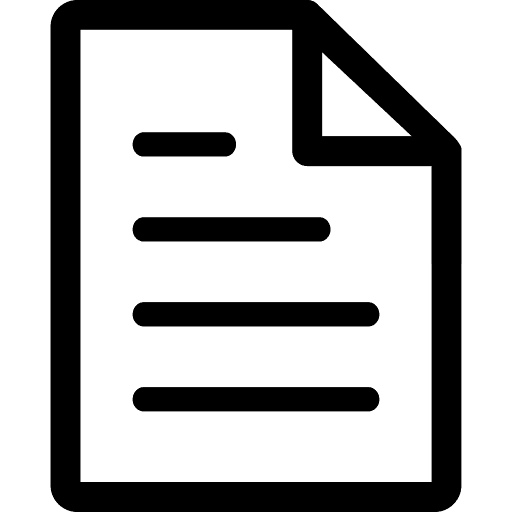
#> input picture SeedMask_Firmware/assets/uxwing_paper_icon_source.png, 512 x 512 px
$ python gen_crypto_new_account_icon.py
#> lines starting #> are read from the running program, lines starting #| are printed output that depends on the picture; after the words box and inside, x2 and y2 are one past the last pixel; in counts of white or black regions, pixels touching at a corner belong together
#!/usr/bin/env python3
"""New account: two stacked UXWing papers → RGB565.

Same quality path as Export xPub/kPub:
  - full UXWing strokes
  - LANCZOS scale (keeps soft edges)
  - only snap near-black → black, chroma → transparent
  - NO flat fill quantization (that made it look broken/pixelated)

back=blue, front=white
Source: https://uxwing.com/paper-icon/
"""
from __future__ import annotations

from collections import deque
from pathlib import Path

import numpy as np
from PIL import Image

ROOT = Path(__file__).resolve().parents[1]
SRC = ROOT / "assets" / "uxwing_paper_icon_source.png"
OUT = ROOT / "crypto_new_account_icon_rgb565.h"

OUT_W, OUT_H = 63, 76
CHROMA = 0xF81F
CHROMA_RGB = (255, 0, 255)
BLACK_RGB = (0, 0, 0)
BACK_FILL = (65, 179, 231)
FRONT_FILL = (255, 255, 255)


def rgb888_to_rgb565(r: int, g: int, b: int) -> int:
    return ((r & 0xF8) << 8) | ((g & 0xFC) << 3) | (b >> 3)


def flood_exterior(ink):
    h, w = len(ink), len(ink[0])
    ext = [[False] * w for _ in range(h)]
    q = deque()
    for x in range(w):
        for y in (0, h - 1):
            if not ink[y][x] and not ext[y][x]:
                ext[y][x] = True
                q.append((x, y))
    for y in range(h):
        for x in (0, w - 1):
            if not ink[y][x] and not ext[y][x]:
                ext[y][x] = True
                q.append((x, y))
    while q:
        x, y = q.popleft()
        for dx, dy in ((0, 1), (0, -1), (1, 0), (-1, 0)):
            nx, ny = x + dx, y + dy
            if 0 <= nx < w and 0 <= ny < h and not ink[ny][nx] and not ext[ny][nx]:
                ext[ny][nx] = True
                q.append((nx, ny))
    return ext


def build_document_rgb(src_rgba: Image.Image, fill_rgb: tuple[int, int, int]) -> Image.Image:
    """Same as Export xPub: ink→black, interior→fill, else chroma."""
    im = src_rgba.convert("RGBA")
    w, h = im.size
    px = im.load()
    ink = [[False] * w for _ in range(h)]
    for y in range(h):
        for x in range(w):
            r, g, b, a = px[x, y]
            if a > 40 and (r + g + b) < 500:
                ink[y][x] = True
    ext = flood_exterior(ink)
    out = Image.new("RGB", (w, h), CHROMA_RGB)
    for y in range(h):
        for x in range(w):
            if ink[y][x]:
                out.putpixel((x, y), BLACK_RGB)
            elif not ext[y][x]:
                out.putpixel((x, y), fill_rgb)
    return out


def crop_doc(doc_rgb: Image.Image, pad: int = 4) -> Image.Image:
    px = doc_rgb.load()
    w, h = doc_rgb.size
    xs, ys = [], []
    for y in range(h):
        for x in range(w):
            if px[x, y] != CHROMA_RGB:
                xs.append(x)
                ys.append(y)
    if not xs:
        raise SystemExit("empty document")
    x0, x1 = max(0, min(xs) - pad), min(w - 1, max(xs) + pad)
    y0, y1 = max(0, min(ys) - pad), min(h - 1, max(ys) + pad)
    return doc_rgb.crop((x0, y0, x1 + 1, y1 + 1))


def is_chroma(r: int, g: int, b: int) -> bool:
    return (r, g, b) == CHROMA_RGB or (r > 200 and b > 200 and g < 130)


def scale_doc_soft(doc_rgb: Image.Image, max_w: int, max_h: int) -> Image.Image:
    """LANCZOS like Export — keep soft edge colors (do not flatten to pure fill)."""
    dw, dh = doc_rgb.size
    scale = min(max_w / dw, max_h / dh)
    nw, nh = max(1, int(round(dw * scale))), max(1, int(round(dh * scale)))
    return doc_rgb.resize((nw, nh), Image.Resampling.LANCZOS)


def rgb_to_rgba(doc_rgb: Image.Image) -> Image.Image:
    """Chroma → transparent; near-black → pure black; keep other LANCZOS colors."""
    w, h = doc_rgb.size
    px = doc_rgb.load()
    out = Image.new("RGBA", (w, h), (0, 0, 0, 0))
    op = out.load()
    for y in range(h):
        for x in range(w):
            r, g, b = px[x, y]
            if is_chroma(r, g, b):
                continue
            if r < 45 and g < 45 and b < 45:
                op[x, y] = (0, 0, 0, 255)
            else:
                op[x, y] = (r, g, b, 255)
    return out


def resize_rgba_premultiplied(im: Image.Image, size: tuple[int, int]) -> Image.Image:
    """Smooth downscale for the final stacked icon."""
    arr = np.array(im).astype(np.float32)
    a = arr[:, :, 3:4] / 255.0
    arr[:, :, :3] *= a
    premul = Image.fromarray(np.clip(arr, 0, 255).astype(np.uint8), "RGBA")
    resized = premul.resize(size, Image.Resampling.LANCZOS)
    out = np.array(resized).astype(np.float32)
    a = out[:, :, 3:4]
    with np.errstate(divide="ignore", invalid="ignore"):
        rgb = np.where(a > 1.0, out[:, :, :3] * 255.0 / np.maximum(a, 1.0), 0.0)
    out[:, :, :3] = rgb
    out[:, :, 3] = a[:, :, 0]
    return Image.fromarray(np.clip(out, 0, 255).astype(np.uint8), "RGBA")


def build_icon() -> Image.Image:
    src = Image.open(SRC).convert("RGBA")

    # Build papers at ~2× device paper size (same idea as Export's ~38×50 paper),
    # stack on a 2× canvas, then one soft downscale → smooth like Export.
    hi_w, hi_h = OUT_W * 2, OUT_H * 2  # 126×152
    back = rgb_to_rgba(scale_doc_soft(crop_doc(build_document_rgb(src, BACK_FILL)), 88, 116))
    front = rgb_to_rgba(scale_doc_soft(crop_doc(build_document_rgb(src, FRONT_FILL)), 88, 116))

    canvas = Image.new("RGBA", (hi_w, hi_h), (0, 0, 0, 0))
    bw, bh = back.size
    fw, fh = front.size
    # Stack offset proportional to Export-style card layout.
    canvas.alpha_composite(back, (hi_w - bw - 4, 4))
    canvas.alpha_composite(front, (4, hi_h - fh - 4))

    # One high-quality downscale to device size.
    small = resize_rgba_premultiplied(canvas, (OUT_W, OUT_H))

    # Final light stroke snap only (Export-style), keep soft fill edges.
    w, h = small.size
    px = small.load()
    out = Image.new("RGBA", (w, h), (0, 0, 0, 0))
    op = out.load()
    for y in range(h):
        for x in range(w):
            r, g, b, a = px[x, y]
            if a < 40:
                continue
            if r < 50 and g < 50 and b < 50:
                op[x, y] = (0, 0, 0, 255)
            else:
                # keep soft color; boost alpha if mostly opaque
                op[x, y] = (r, g, b, 255 if a > 160 else a)
    return out


def main() -> None:
    if not SRC.exists():
        raise SystemExit(f"Missing {SRC}")

    icon = build_icon()
#> in build_icon, src is the input picture: PIL image 512x512 RGBA; mean R, G, B, A 0, 0, 0, 72.5
#> after the loop in build_document_rgb, `for y in range(h):`: ink = 512 items
#> in flood_exterior, `h, w = len(ink), len(ink[0])`: h = 512
#> in flood_exterior, `ext = [[False] * w for _ in range(h)]`: ext = 512 items
#> after the loop in build_document_rgb, `for y in range(h):`:
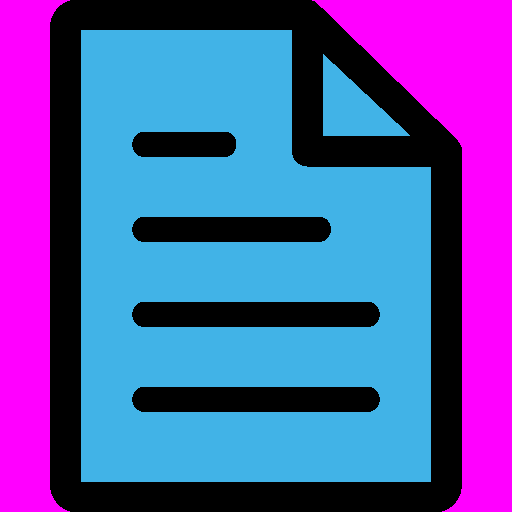
#> out: PIL image 512x512 RGB; mean R, G, B 91.2, 84.2, 169.4
#> in crop_doc, `return doc_rgb.crop((x0, y0, x1 + 1, y1 + 1))`:
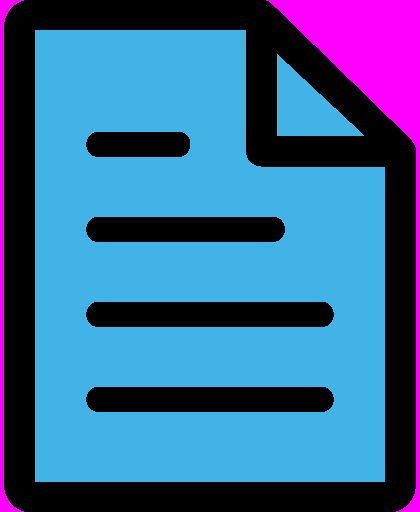
#> returned value: PIL image 420x512 RGB; mean R, G, B 55.4, 102.7, 150.6
#> in scale_doc_soft, `dw, dh = doc_rgb.size`: dw = 420; dh = 512
#> in scale_doc_soft, `scale = min(max_w / dw, max_h / dh)`: scale = 0.21
#> in scale_doc_soft, `nw, nh = max(1, int(round(dw * scale))), max(1, int(round(dh * scale)))`: nw = 88; nh = 107
#> in scale_doc_soft, `return doc_rgb.resize((nw, nh), Image.Resampling.LANCZOS)`:
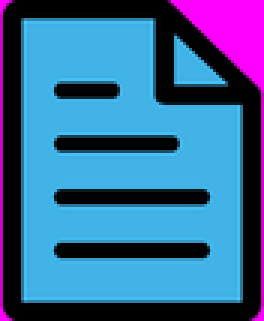
#> returned value: PIL image 88x107 RGB (shown 3 times larger); mean R, G, B 55.5, 103.4, 151.4
#> in rgb_to_rgba, `w, h = doc_rgb.size`: w = 88; h = 107
#> in rgb_to_rgba, `out = Image.new("RGBA", (w, h), (0, 0, 0, 0))`: out: PIL image 88x107 RGBA; every value is 0
#> call 2 of build_document_rgb, with fill_rgb = (255, 255, 255)
#> after the loop in build_document_rgb (call 2), `for y in range(h):`:
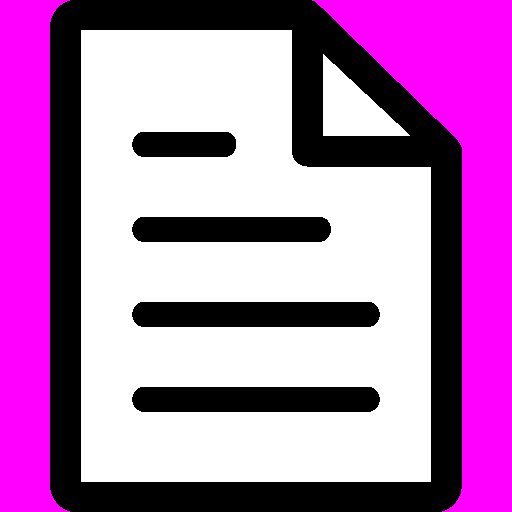
#> out: PIL image 512x512 RGB; mean R, G, B 180.7, 120, 180.7
#> in build_icon, `front = rgb_to_rgba(scale_doc_soft(crop_doc(build_document_rgb(src, FR..`:
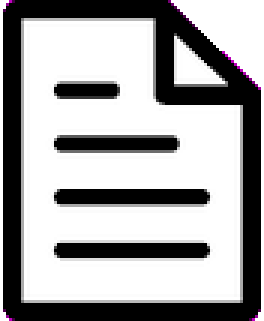
#> front: PIL image 88x107 RGBA (shown 3 times larger); mean R, G, B, A 146.1, 145.7, 146.1, 236.6; transparent parts drawn white
#> in build_icon, `canvas = Image.new("RGBA", (hi_w, hi_h), (0, 0, 0, 0))`: canvas: PIL image 126x152 RGBA; every value is 0
#> in resize_rgba_premultiplied, `a = arr[:, :, 3:4] / 255.0`:
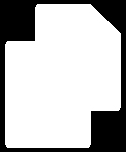
#> a: shape (152, 126, 1) float32; values 0 (black) and 1 (white), 73.2% white; 1 black region, box (x1, y1, x2, y2) and area: (0, 0, 126, 152) 5140
#> in resize_rgba_premultiplied, `out[:, :, :3] = rgb`: out: shape (76, 63, 4) float32; mean R, G, B, A 150.7, 102.1, 178.7, 186.6
#> in build_icon, `out = Image.new("RGBA", (w, h), (0, 0, 0, 0))`: out: PIL image 63x76 RGBA; every value is 0
    px = icon.load()
    pixels: list[int] = []
    for y in range(OUT_H):
        for x in range(OUT_W):
            r, g, b, a = px[x, y]
            if a < 96:
                pixels.append(CHROMA)
            elif r < 40 and g < 40 and b < 40:
                pixels.append(0x0000)
            else:
                c = rgb888_to_rgb565(r, g, b)
                if c == CHROMA:
                    c ^= 0x20
                pixels.append(c)
#> after the loop, pixels = 4788 values, max 65535 at index 1518, min 0 at index 145, mean 37528.3

    lines = [
        "#pragma once",
        "#include <Arduino.h>",
        "",
        "// New account: stacked UXWing papers — Export-quality LANCZOS path.",
        "// back=blue, front=white. Source: https://uxwing.com/paper-icon/",
        f"#define CRYPTO_NEW_ACCOUNT_ICON_W {OUT_W}",
        f"#define CRYPTO_NEW_ACCOUNT_ICON_H {OUT_H}",
        f"#define CRYPTO_NEW_ACCOUNT_ICON_CHROMA_KEY 0x{CHROMA:04X}u",
        "",
        "static const uint16_t CRYPTO_NEW_ACCOUNT_ICON_RGB565[] PROGMEM = {",
    ]
    row: list[str] = []
    for i, p in enumerate(pixels):
        row.append(f"0x{p:04X}u")
        if len(row) == 8 or i == len(pixels) - 1:
            lines.append("    " + ", ".join(row) + ("," if i < len(pixels) - 1 else ""))
            row = []
#> after the loop, lines = 609 items; row = []
    lines.append("};")
    lines.append("")
    OUT.write_text("\n".join(lines), encoding="utf-8")

    preview = ROOT / "assets" / "_crypto_new_account_preview.png"
    bg = Image.new("RGBA", (OUT_W * 4, OUT_H * 4), (24, 32, 48, 255))
    bg.alpha_composite(icon.resize((OUT_W * 4, OUT_H * 4), Image.Resampling.NEAREST))
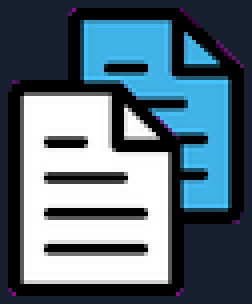
#> bg: PIL image 252x304 RGBA; mean R, G, B, A 88.9, 109.6, 122.9, 255
    bg.convert("RGB").save(preview)

    # refresh export preview + side-by-side
    import re

#> (the run stopped early here; a loop or call above may not have finished)
